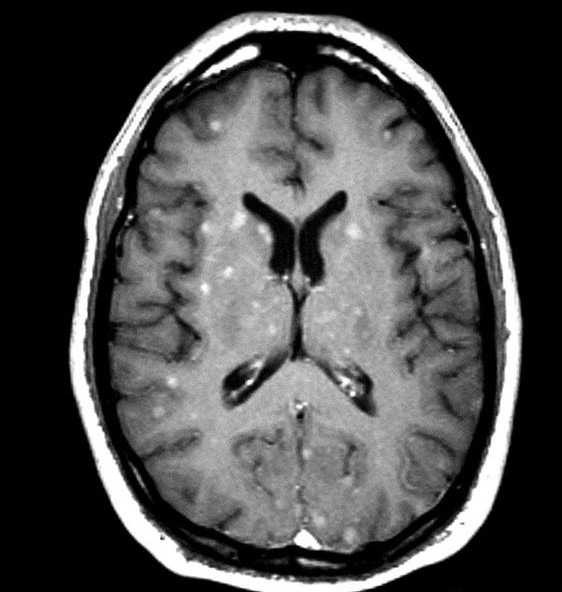
#> input picture brain_tumor/Training/no_tumor/4.jpg, 562 x 592 px, found by its file name; its folder holds only this picture in this run
$ jupyter execute --allow-errors 'PROJECT Brain Tumor Classification.ipynb'
#> lines starting #> are read from the running program, lines starting #| are printed output that depends on the picture; long printed decimals are rounded
### Load Modules

[cell 1]
import numpy as np
import pandas as pd
import matplotlib.pyplot as plt
from sklearn.model_selection import train_test_split
from sklearn.metrics import accuracy_score

### Prepare/collect data

[cell 2]
import os

path = os.listdir('D:/brain-tumor-detection/brain_tumor/Training')
classes = {'no_tumor':0, 'pituitary_tumor':1}

[cell 3]
import cv2
X = []
Y = []
for cls in classes:
    pth = "D:/brain-tumor-detection/brain_tumor/Training/"+cls
    for j in os.listdir(pth):
        img = cv2.imread(pth+'/'+j, 0)
#> img is the input picture: shape (592, 562); min 0, max 255, mean 76
        img = cv2.resize(img, (200,200))
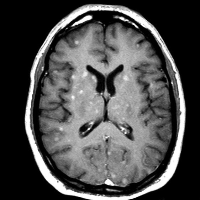
#> img: shape (200, 200); min 0, max 255, mean 76
        X.append(img)
        Y.append(classes[cls])
#> pass 2 of the loop `for cls in classes:`:
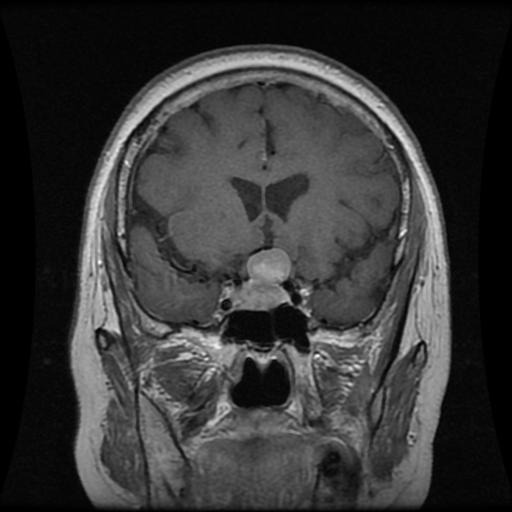
#> input picture brain_tumor/Training/pituitary_tumor/p (104).jpg, 512 x 512 px, found by its file name
#> img is the input picture: shape (512, 512); min 0, max 255, mean 53.8
#> `img = cv2.resize(img, (200,200))`:
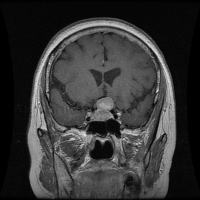
#> img: shape (200, 200); min 0, max 232, mean 53.7

[cell 4]
X = np.array(X)
Y = np.array(Y)

X_updated = X.reshape(len(X), -1)

[cell 5]
np.unique(Y)

[cell 6]
pd.Series(Y).value_counts()

[cell 7]
X.shape, X_updated.shape
#> Out = ((2, 200, 200), (2, 40000))

### Visualize data

[cell 8]
plt.imshow(X[0], cmap='gray')

### Prepare data

[cell 9]
X_updated = X.reshape(len(X), -1)
X_updated.shape
#> Out = (2, 40000)

### Split Data

[cell 10]
xtrain, xtest, ytrain, ytest = train_test_split(X_updated, Y, random_state=10,
                                               test_size=.20)
#> ytrain = [1]; ytest = [0]

[cell 11]
xtrain.shape, xtest.shape
#> Out = ((1, 40000), (1, 40000))

### Feature Scaling

[cell 12]
print(xtrain.max(), xtrain.min())
#| 232 0
print(xtest.max(), xtest.min())
#| 255 0
xtrain = xtrain/255
xtest = xtest/255
print(xtrain.max(), xtrain.min())
#| 0.9098 0.0
print(xtest.max(), xtest.min())
#| 1.0 0.0

### Feature Selection: PCA

[cell 13]
from sklearn.decomposition import PCA

[cell 14]
print(xtrain.shape, xtest.shape)
#| (1, 40000) (1, 40000)
